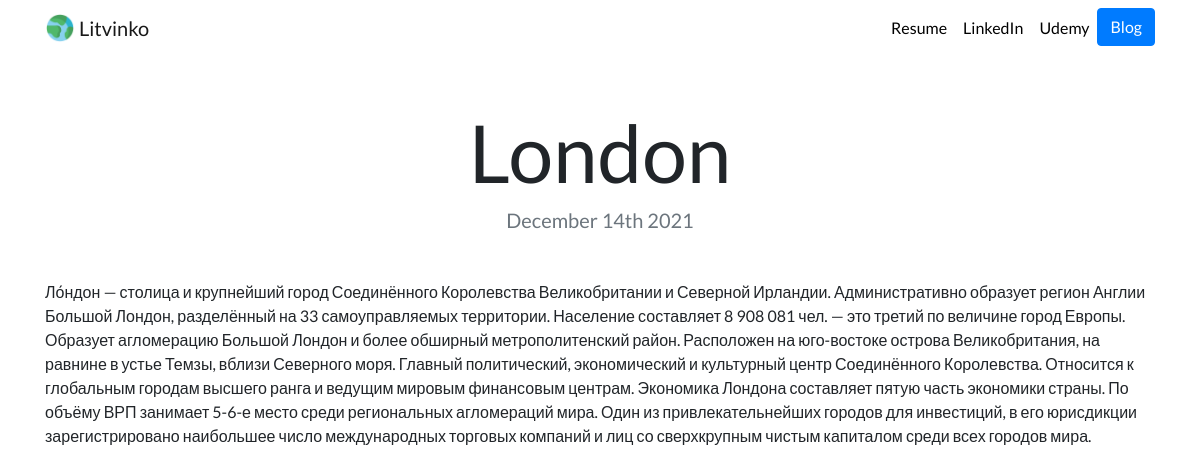
Page /blog/1/ on the committed database.
### blog/models.py (models this page shows, shortened)
class Blog(models.Model):
    title = models.CharField(max_length=200)
    description = models.TextField()
    date = models.DateField()

### blog/views.py (the view)
# urls.py: path('<int:blog_id>/', views.detail, name='detail'),
def detail(request, blog_id):
    blog = get_object_or_404(Blog, pk=blog_id)
    return render(request, 'blog/detail.html', {'blog':blog})

### blog/templates/blog/detail.html
{% extends "portfolio/base.html" %}
{% load static %}
{% block content %}
<h1 class="text-center mt-5" id="blogdetailtitle">{{ blog.title }}</h1>
<h5 class="text-center text-muted mb-5">{{ blog.date|date:'F jS Y' }}</h5>
{{ blog.description|safe }}
{% endblock %}

### portfolio/static/portfolio/custom.css (style rules this page uses)
body { font-family: 'Lato', sans-serif; }
@media (min-width: 992px) { #blogdetailtitle { font-size: 5rem; } }

### rows in the picture
Blog: title "London", date "December 14th 2021", description "Ло́ндон — столица и крупнейший город Соединённого Королевства Великобритании и Северной Ирландии. Административно образует регион Англии Большой Лондон, разделённый на 33 самоуправляемых территории. Население составляет 8 908 081 чел. — это третий по величине город Европы. Образует агломерацию Большой Лондон и более обширный метрополитенский район. Расположен на юго-востоке острова Великобритания, на равнине в устье Темзы, вблизи Северного моря. Главный политический, экономический и культурный центр Соединённого Королевства. Относится к глобальным городам высшего ранга и ведущим мировым финансовым центрам. Экономика Лондона составляет пятую часть экономики страны. По объёму ВРП занимает…"
